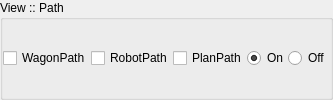
          <widget class="QGroupBox" name="gbPathOption">
           <property name="title">
            <string>View :: Path</string>
           </property>
           <layout class="QHBoxLayout" name="horizontalLayout_11">
            <property name="spacing">
             <number>0</number>
            </property>
            <property name="sizeConstraint">
             <enum>QLayout::SetMinimumSize</enum>
            </property>
            <property name="margin">
             <number>0</number>
            </property>
            <item>
             <widget class="QCheckBox" name="ckbWagonPathView">
              <property name="text">
               <string>WagonPath</string>
              </property>
             </widget>
            </item>
            <item>
             <widget class="QCheckBox" name="ckbRobotPathView">
              <property name="text">
               <string>RobotPath</string>
              </property>
             </widget>
            </item>
            <item>
             <widget class="QCheckBox" name="ckbPlanPathView">
              <property name="text">
               <string>PlanPath</string>
              </property>
             </widget>
            </item>
            <item>
             <widget class="QRadioButton" name="radioPathViewOn">
              <property name="text">
               <string>On</string>
              </property>
              <property name="checked">
               <bool>true</bool>
              </property>
             </widget>
            </item>
            <item>
             <widget class="QRadioButton" name="radioPathViewOff">
              <property name="text">
               <string>Off</string>
              </property>
              <property name="checked">
               <bool>false</bool>
              </property>
             </widget>
            </item>
           </layout>
          </widget>
